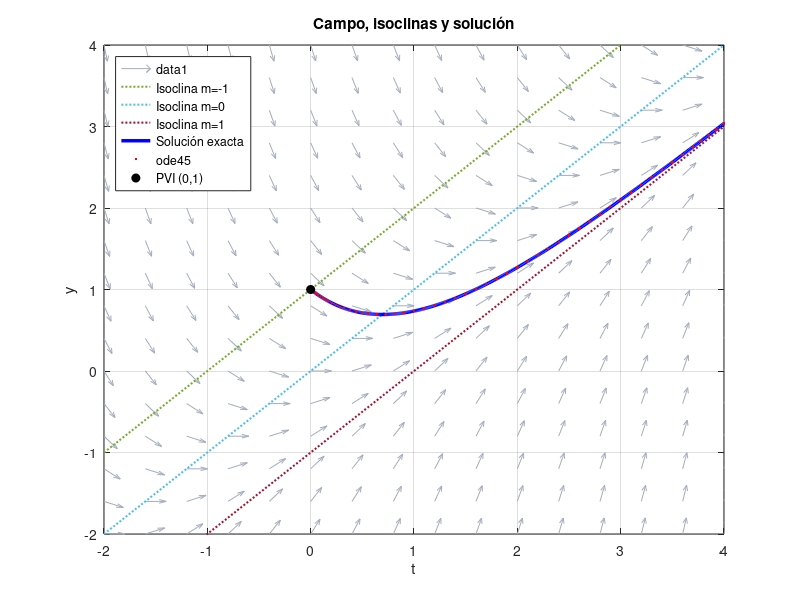
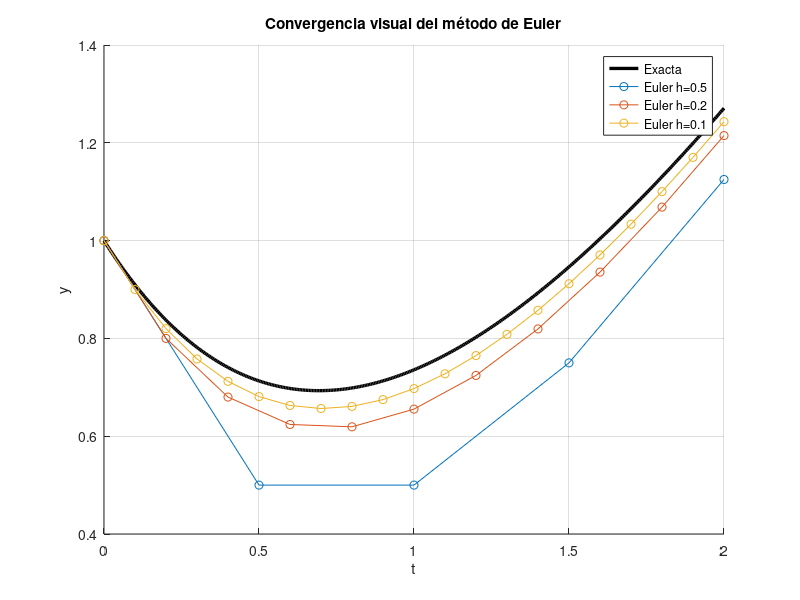
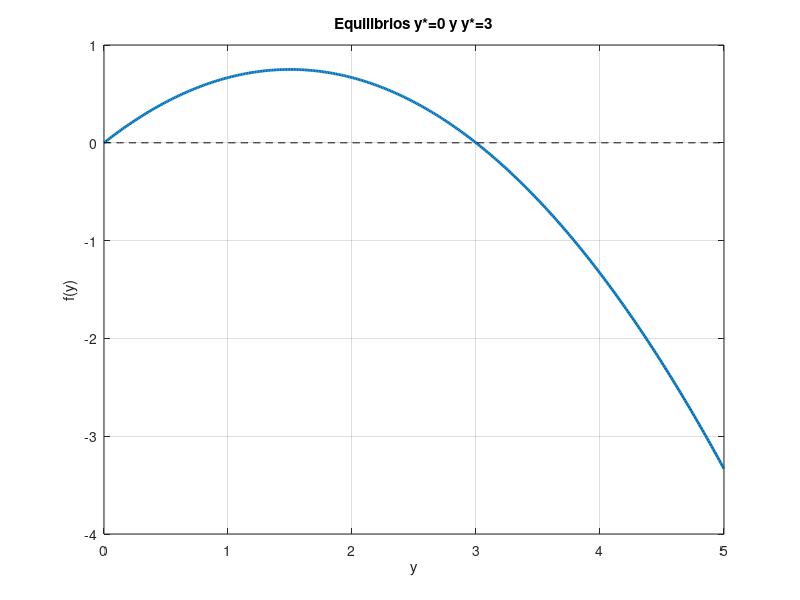

These figures' MATLAB source, in order:
%% CAPÍTULO 3 | CAMPOS DE PENDIENTES E ISOCLINAS
% UCACUE | Matemática Avanzada | Ingeniería Civil
% EDO y'=t-y; isoclinas y=t-c; métodos Euler y ode45.
clc; close all; clearvars;
f=@(t,y) t-y;

%% 1. Campo de direcciones normalizado
[T,Y]=meshgrid(-2:0.4:4,-2:0.4:4);
F=f(T,Y); U=1./sqrt(1+F.^2); V=F./sqrt(1+F.^2);
figure('Name','C3: campo e isoclinas');
quiver(T,Y,U,V,0.38,'Color',[.64 .68 .74]); hold on;

%% 2. Isoclinas de pendiente -1, 0, 1 y curva particular
xi=linspace(-2,4,401);
for pendiente=[-1 0 1]
    plot(xi,xi-pendiente,':','LineWidth',1.5,...
        'DisplayName',sprintf('Isoclina m=%g',pendiente));
end
ts=linspace(0,4,401);
ys=ts-1+2*exp(-ts);
plot(ts,ys,'b','LineWidth',2.5,'DisplayName','Solución exacta');
[tn,yn]=ode45(f,[0 4],1);
plot(tn,yn,'r.','DisplayName','ode45');
plot(0,1,'ko','MarkerFaceColor','k','DisplayName','PVI (0,1)');
grid on; xlim([-2 4]); ylim([-2 4]);
xlabel('t');ylabel('y');title('Campo, isoclinas y solución');
legend('Location','northwest');

%% 3. Euler: comparar tres tamaños de paso hasta t=2
figure('Name','C3: método de Euler'); hold on;
tex=linspace(0,2,401);
plot(tex,tex-1+2*exp(-tex),'k','LineWidth',2.4,...
    'DisplayName','Exacta');
pasos=[0.5 0.2 0.1];
for j=1:numel(pasos)
    h=pasos(j); N=round(2/h);
    te=(0:N)*h; ye=zeros(size(te)); ye(1)=1;
    for n=1:N
        ye(n+1)=ye(n)+h*f(te(n),ye(n));
    end
    plot(te,ye,'o-','DisplayName',sprintf('Euler h=%g',h));
    exacta_final=2-1+2*exp(-2);
    fprintf('C3 - Euler h=%g: error en t=2 = %.6f\n', ...
        h,abs(ye(end)-exacta_final));
end
grid on; xlabel('t');ylabel('y');legend('Location','best');
title('Convergencia visual del método de Euler');

%% 4. Análisis de equilibrios del modelo y'=y(1-y/3)
g=@(y) y.*(1-y/3);
yg=linspace(0,5,400);
figure('Name','C3: línea de fase');
plot(yg,g(yg),'LineWidth',2);hold on;
plot(yg,zeros(size(yg)),'k--');grid on;
xlabel('y');ylabel('f(y)');title('Equilibrios y*=0 y y*=3');
fprintf('C3 - f''(0)=1 (inestable); f''(3)=-1 (estable)\n');

%% ACTIVIDADES
% A1: cambie la condición inicial y0 a 0, 2 y 3.
% A2: dibuje isoclinas para pendientes -2 y 2.
% A3: programe Euler y registre errores frente a ode45.
% A4: explique el comportamiento cercano a los equilibrios.
